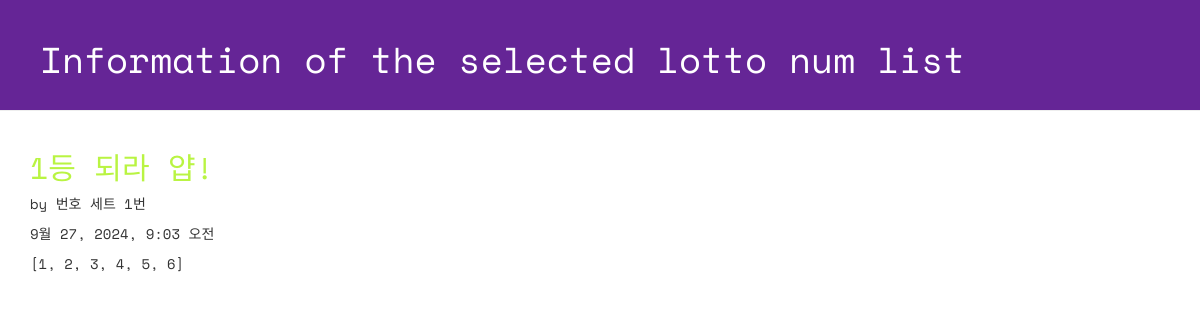
The page /lotto/1/detail on the database its author committed.
### lotto/models.py (models this page shows, shortened)
class GuessNumbers(models.Model):
    name = models.CharField(max_length=24)
    text = models.CharField(max_length=255)
    lottos = models.CharField(max_length=255, default='[1, 2, 3, 4, 5, 6]')
    num_lotto = models.IntegerField(default=5)
    update_date = models.DateTimeField()

### lotto/views.py (the view)
# urls.py: path('lotto/<int:lottokey>/detail', views.detail, name='detail'),
def detail(request, lottokey):
    lotto = GuessNumbers.objects.get(pk=lottokey)
    return render(request, "lotto/detail.html", {"lotto":lotto})

### lotto/templates/lotto/detail.html (shortened to what this page needs)
{% load static %}
<!DOCTYPE html>
<html lang="ko">
<head>
    <link rel="stylesheet" href="//maxcdn.bootstrapcdn.com/bootstrap/3.2.0/css/bootstrap.min.css">
    <link rel="stylesheet" href="//maxcdn.bootstrapcdn.com/bootstrap/3.2.0/css/bootstrap-theme.min.css">
    <link rel="stylesheet" href="{% static 'css/lotto.css'%}">
</head>
<body>
    <div class="page-header">
        <h1>Information of the selected lotto num list</h1>
    </div>
    <div class="container lotto">
        <h2>{{ lotto.text }}</h2>
        <p>by {{ lotto.name }}</p>
        <P>{{ lotto.update_date }}</P>
        <p>{{ lotto.lottos | linebreaksbr }}</p>
    </div>
</body>
</html>

### lotto/static/css/lotto.css (style rules this page uses)
.page-header { background-color: #652596; margin-top: 0; padding: 20px 20px 20px 40px; font-family: 'Space Mono', monospace; }
.page-header h1 { color: #FFFFFF; }
.container { font-family: 'Space Mono', monospace; }
.container h2 { color: #b9f442; }

### rows shown on the page
GuessNumbers: text "1등 되라 얍!", name "번호 세트 1번", update_date "9월 27, 2024, 9:03 오전", lottos "[1, 2, 3, 4, 5, 6]"
